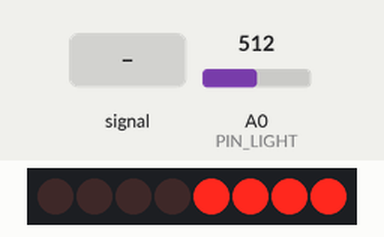
The sketch below on a simulated Arduino Uno, built with avr-gcc and run on an emulated ATmega328P. Shown: 8 shift-register outputs drawn as a row of LEDs (first output left, lit = HIGH). Wiring (inferred from the names in the program): shift register (74HC595): data pin 12; shift clock pin 9; latch pin 11. Wiring (inferred from the signals the program sends): row of LEDs: on Q0, Q1, Q2, Q3, Q4, Q5, Q6, Q7. The inputs (shaded band) are chosen by the test bench; at power-on: A0 (PIN_LIGHT) = 512.

Above: at 1.2 s.
1.3 s: A0 (PIN_LIGHT) fed a 2 Hz sine of ±306 counts around its level
At 1.47 s:
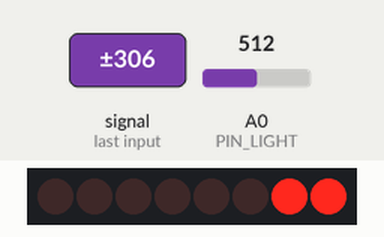
3.0 s: A0 (PIN_LIGHT) set to 900
At 4.1 s:
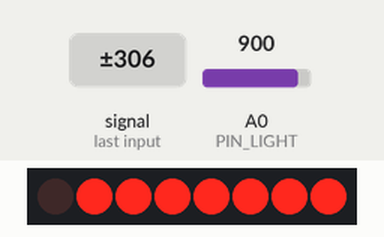
4.5 s: A0 (PIN_LIGHT) set to 1023
At 5.3 s:
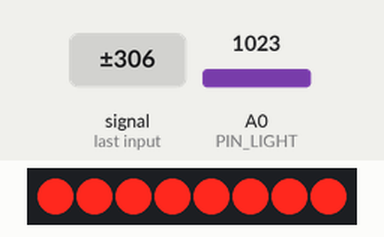
6.0 s: A0 (PIN_LIGHT) set to 122
At 6.4 s:
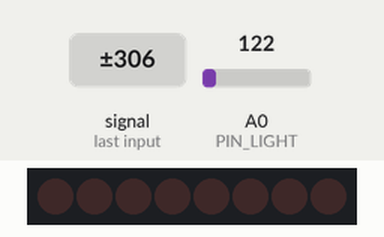
7.5 s: A0 (PIN_LIGHT) set to 306
At 8.7 s:
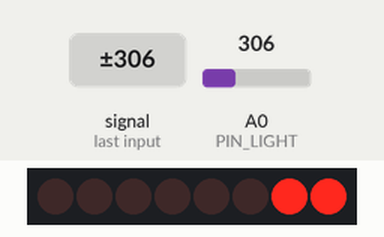
9.0 s: A0 (PIN_LIGHT) fed a 200 Hz sine of ±81 counts around its level
At 9.31 s:
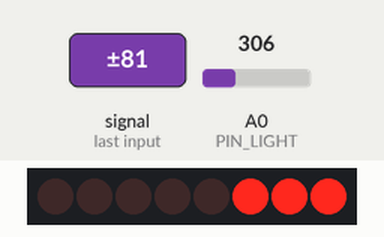
Timing chart, 0 to 11.7 s (numbered marks = the images above; inputs shaded):
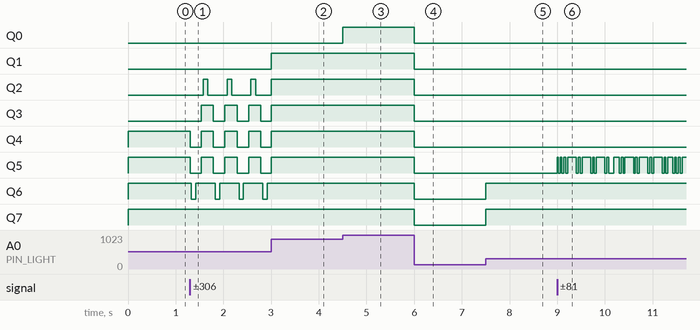

The sketch:

photocell.ino
```cpp
const uint8_t PIN_LIGHT = A0;
const uint8_t PIN_LATCH = 11;
const uint8_t PIN_CLOCK = 9;
const uint8_t PIN_DATA = 12;

const uint8_t NUM_LEDS = 8;
const uint16_t ANALOG_MAX = 1023;
const uint8_t LEDS_PER_STEP = ANALOG_MAX / NUM_LEDS;

uint8_t leds = 0;

void updateShiftRegister() {
    digitalWrite(PIN_LATCH, LOW);
    shiftOut(PIN_DATA, PIN_CLOCK, LSBFIRST, leds);
    digitalWrite(PIN_LATCH, HIGH);
}

void setup() {
    pinMode(PIN_LATCH, OUTPUT);
    pinMode(PIN_DATA, OUTPUT);
    pinMode(PIN_CLOCK, OUTPUT);
}

void loop() {
    uint16_t reading = analogRead(PIN_LIGHT);
    uint8_t leds_lit = constrain(reading / LEDS_PER_STEP, 0, NUM_LEDS);

    leds = 0;
    for (uint8_t i = 0; i < leds_lit; i++) {
        bitSet(leds, i);
    }
    updateShiftRegister();
}
```

Measured:
- after the input at 1.3 s, Q2: alternates HIGH for 0.10 s and LOW for 0.40 s, starting after 0.28 s; Q3: alternates HIGH for 0.25 s and LOW for 0.25 s, starting after 0.23 s; Q4, Q5: alternates HIGH for 0.25 s and LOW for 0.25 s, starting at once; Q6: alternates HIGH for 0.41 s and LOW for 0.09 s, starting at once
- after the input at 4.5 s, Q0: LOW → HIGH at once
- after the input at 6.0 s, Q0–7: HIGH → LOW at once
- after the input at 7.5 s, Q6, Q7: LOW → HIGH at once
